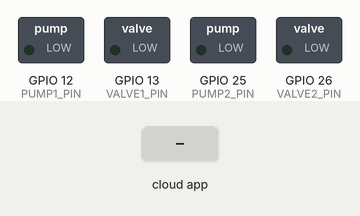
Recording of a program running on a simulated ESP32. On the bench: switched loads named in the program (green lamp = pin HIGH). The inputs (shaded band) are chosen by the test bench. The ROS host is connected and sends only what is stated.

Above: at 3.2 s.
3.3 s: the phone or cloud app sets suction_command to 1
At 4.5 s:
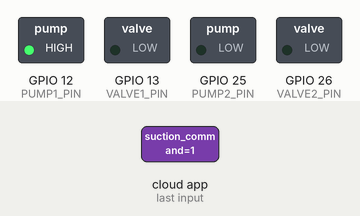
4.8 s: the phone or cloud app sets suction_command to 2
At 5.2 s:
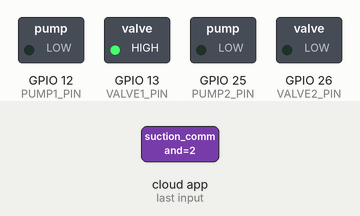
6.8 s: the phone or cloud app sets suction_command to 3
At 7.4 s:
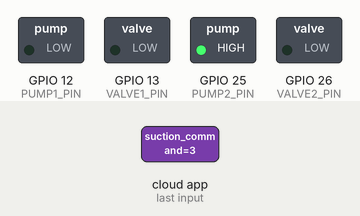
8.3 s: the phone or cloud app sets suction_command to 1
At 9.5 s:
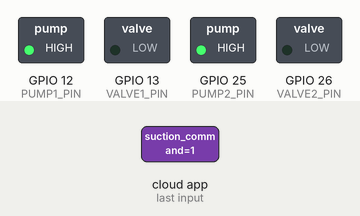
9.8 s: the phone or cloud app sets suction_command to 2
At 10.2 s:
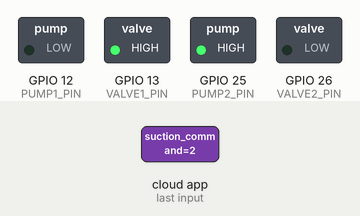
11.8 s: the phone or cloud app sets suction_command to 0
At 12.8 s:
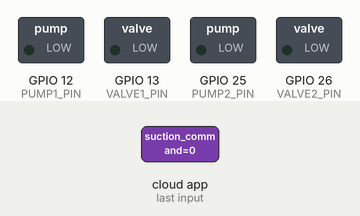
Timing chart, 0 to 14.3 s (numbered marks = the images above; inputs shaded):
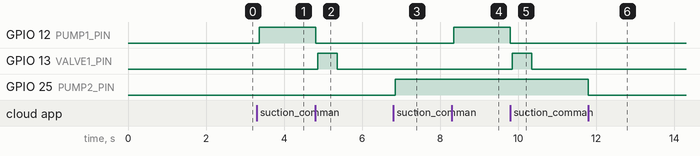

Measured:
- after the input at 3.3 s, GPIO 12 (PUMP1_PIN): LOW → HIGH after 0.06 s
- after the input at 4.8 s, GPIO 12 (PUMP1_PIN): HIGH → LOW at once; GPIO 13 (VALVE1_PIN): LOW → HIGH after 0.06 s, → LOW 0.50 s later
- after the input at 6.8 s, GPIO 25 (PUMP2_PIN): LOW → HIGH after 0.06 s
- after the input at 8.3 s, GPIO 12 (PUMP1_PIN): LOW → HIGH after 0.05 s
- after the input at 9.8 s, GPIO 12 (PUMP1_PIN): HIGH → LOW at once; GPIO 13 (VALVE1_PIN): LOW → HIGH after 0.05 s, → LOW 0.50 s later
- after the input at 11.8 s, GPIO 25 (PUMP2_PIN): HIGH → LOW at once

The program:

main.cpp
```cpp
#include <Arduino.h>
#include <micro_ros_arduino.h>
#include <stdio.h>
#include <rcl/rcl.h>
#include <rcl/error_handling.h>
#include <rclc/rclc.h>
#include <rclc/executor.h>
#include <std_msgs/msg/int32.h> // 更改為 Int32 標頭檔

// --- 定義第一套模組硬體腳位 ---
#define PUMP1_PIN 12
#define VALVE1_PIN 13

// --- 定義第二套模組硬體腳位 ---
#define PUMP2_PIN 25
#define VALVE2_PIN 26

// 宣告單一 ROS 2 實體即可
rcl_subscription_t subscriber;
rcl_publisher_t publisher;

std_msgs__msg__Int32 sub_msg; // 更改訊息型態為 Int32
std_msgs__msg__Int32 pub_msg;

rclc_executor_t executor;
rclc_support_t support;
rcl_allocator_t allocator;
rcl_node_t node;

// ==========================================
// 整合狀態機的回呼函式
// ==========================================
void subscription_callback(const void * msgin)
{
  const std_msgs__msg__Int32 * msg = (const std_msgs__msg__Int32 *)msgin;

  // 預設將收到的數值作為回傳狀態
  pub_msg.data = msg->data;

  switch (msg->data) {
    case 0:
      // 0：關閉兩個模組 (全部待命)
      digitalWrite(PUMP1_PIN, LOW);
      digitalWrite(VALVE1_PIN, LOW);
      digitalWrite(PUMP2_PIN, LOW);
      digitalWrite(VALVE2_PIN, LOW);
      break;

    case 1:
      // 1：模組 1 吸取
      digitalWrite(VALVE1_PIN, LOW);
      delay(50);
      digitalWrite(PUMP1_PIN, HIGH);
      break;

    case 2:
      // 2：模組 1 釋放
      digitalWrite(PUMP1_PIN, LOW);
      delay(50);
      digitalWrite(VALVE1_PIN, HIGH);
      delay(500);
      digitalWrite(VALVE1_PIN, LOW);
      break;

    case 3:
      // 3：模組 2 吸取
      digitalWrite(VALVE2_PIN, LOW);
      delay(50);
      digitalWrite(PUMP2_PIN, HIGH);
      break;

    case 4:
      // 4：模組 2 釋放
      digitalWrite(PUMP2_PIN, LOW);
      delay(50);
      digitalWrite(VALVE2_PIN, HIGH);
      delay(500);
      digitalWrite(VALVE2_PIN, LOW);
      break;

    default:
      // 收到未知數值：基於安全，強制全部關閉，並回傳狀態 0
      digitalWrite(PUMP1_PIN, LOW);
      digitalWrite(VALVE1_PIN, LOW);
      digitalWrite(PUMP2_PIN, LOW);
      digitalWrite(VALVE2_PIN, LOW);
      pub_msg.data = 0;
      break;
  }

  // 動作執行完畢後，發布狀態回饋
  rcl_publish(&publisher, &pub_msg, NULL);
}

void setup() {
  set_microros_transports();

  // 初始化所有硬體腳位，預設皆為關閉 (LOW)
  pinMode(PUMP1_PIN, OUTPUT);
  pinMode(VALVE1_PIN, OUTPUT);
  pinMode(PUMP2_PIN, OUTPUT);
  pinMode(VALVE2_PIN, OUTPUT);

  digitalWrite(PUMP1_PIN, LOW);
  digitalWrite(VALVE1_PIN, LOW);
  digitalWrite(PUMP2_PIN, LOW);
  digitalWrite(VALVE2_PIN, LOW);

  delay(2000);

  allocator = rcl_get_default_allocator();
  rclc_support_init(&support, 0, NULL, &allocator);

  rclc_node_init_default(&node, "suction_controller_node", "", &support);

  // 初始化單一訂閱者，型態改為 Int32
  rclc_subscription_init_default(
    &subscriber, &node,
    ROSIDL_GET_MSG_TYPE_SUPPORT(std_msgs, msg, Int32),
    "suction_command");

  // 初始化單一發布者，型態改為 Int32
  rclc_publisher_init_default(
    &publisher, &node,
    ROSIDL_GET_MSG_TYPE_SUPPORT(std_msgs, msg, Int32),
    "suction_status");

  // 初始化 Executor，處理 1 個訂閱者
  rclc_executor_init(&executor, &support.context, 1, &allocator);
  rclc_executor_add_subscription(&executor, &subscriber, &sub_msg, &subscription_callback, ON_NEW_DATA);
}

void loop() {
  delay(10);
  rclc_executor_spin_some(&executor, RCL_MS_TO_NS(100));
}
```
